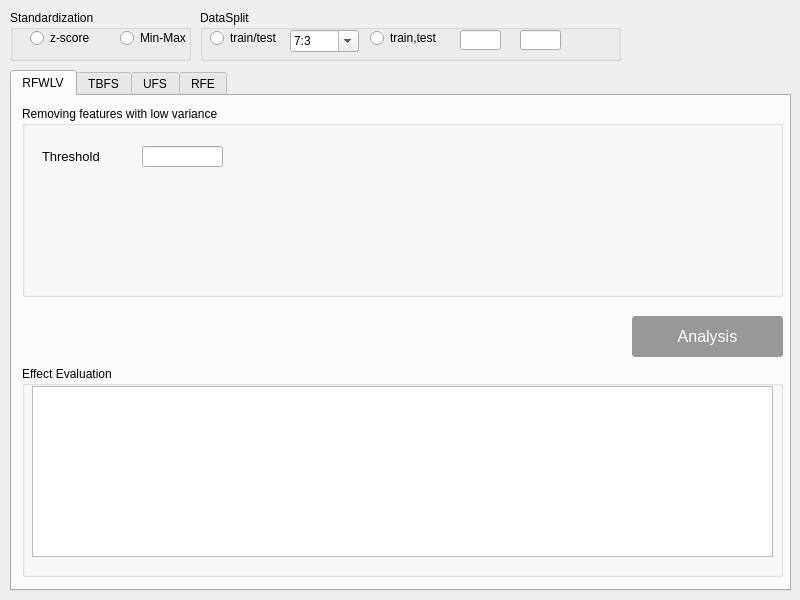
<?xml version="1.0" encoding="UTF-8"?>
<ui version="4.0">
 <class>Dialog</class>
 <widget class="QDialog" name="Dialog">
  <property name="geometry">
   <rect>
    <x>0</x>
    <y>0</y>
    <width>800</width>
    <height>600</height>
   </rect>
  </property>
  <property name="minimumSize">
   <size>
    <width>800</width>
    <height>600</height>
   </size>
  </property>
  <property name="maximumSize">
   <size>
    <width>800</width>
    <height>600</height>
   </size>
  </property>
  <property name="windowTitle">
   <string>DT Classifier</string>
  </property>
  <widget class="QGroupBox" name="groupBox_3">
   <property name="geometry">
    <rect>
     <x>10</x>
     <y>10</y>
     <width>181</width>
     <height>51</height>
    </rect>
   </property>
   <property name="title">
    <string>Standardization</string>
   </property>
   <widget class="QRadioButton" name="s_radio_2">
    <property name="geometry">
     <rect>
      <x>110</x>
      <y>20</y>
      <width>71</width>
      <height>16</height>
     </rect>
    </property>
    <property name="text">
     <string>Min-Max</string>
    </property>
   </widget>
   <widget class="QRadioButton" name="s_radio_1">
    <property name="geometry">
     <rect>
      <x>20</x>
      <y>20</y>
      <width>89</width>
      <height>16</height>
     </rect>
    </property>
    <property name="text">
     <string>z-score</string>
    </property>
   </widget>
  </widget>
  <widget class="QGroupBox" name="groupBox_4">
   <property name="geometry">
    <rect>
     <x>200</x>
     <y>10</y>
     <width>421</width>
     <height>51</height>
    </rect>
   </property>
   <property name="title">
    <string>DataSplit</string>
   </property>
   <widget class="QRadioButton" name="d_radio_2">
    <property name="geometry">
     <rect>
      <x>170</x>
      <y>20</y>
      <width>81</width>
      <height>16</height>
     </rect>
    </property>
    <property name="text">
     <string>train,test</string>
    </property>
   </widget>
   <widget class="QRadioButton" name="d_radio_1">
    <property name="geometry">
     <rect>
      <x>10</x>
      <y>20</y>
      <width>89</width>
      <height>16</height>
     </rect>
    </property>
    <property name="text">
     <string>train/test</string>
    </property>
   </widget>
   <widget class="QLineEdit" name="train">
    <property name="geometry">
     <rect>
      <x>260</x>
      <y>20</y>
      <width>41</width>
      <height>20</height>
     </rect>
    </property>
   </widget>
   <widget class="QLineEdit" name="test">
    <property name="geometry">
     <rect>
      <x>320</x>
      <y>20</y>
      <width>41</width>
      <height>20</height>
     </rect>
    </property>
   </widget>
   <widget class="QComboBox" name="tt_box">
    <property name="geometry">
     <rect>
      <x>90</x>
      <y>20</y>
      <width>69</width>
      <height>22</height>
     </rect>
    </property>
    <property name="styleSheet">
     <string notr="true">QPushButton { background-color:rgb(152, 152, 152); border-radius: 3px; color: rgb(255, 255, 255); } QPushButton:hover { background-color:rgb(91, 91, 136)}</string>
    </property>
    <property name="editable">
     <bool>true</bool>
    </property>
    <item>
     <property name="text">
      <string>7:3</string>
     </property>
    </item>
    <item>
     <property name="text">
      <string>9:1</string>
     </property>
    </item>
    <item>
     <property name="text">
      <string>8:2</string>
     </property>
    </item>
    <item>
     <property name="text">
      <string>6:4</string>
     </property>
    </item>
    <item>
     <property name="text">
      <string>5:5</string>
     </property>
    </item>
   </widget>
  </widget>
  <widget class="QTabWidget" name="tabWidget">
   <property name="geometry">
    <rect>
     <x>10</x>
     <y>70</y>
     <width>781</width>
     <height>521</height>
    </rect>
   </property>
   <property name="currentIndex">
    <number>0</number>
   </property>
   <widget class="QWidget" name="tab">
    <attribute name="title">
     <string>RFWLV</string>
    </attribute>
    <widget class="QGroupBox" name="groupBox_5">
     <property name="geometry">
      <rect>
       <x>10</x>
       <y>10</y>
       <width>761</width>
       <height>191</height>
      </rect>
     </property>
     <property name="title">
      <string>Removing features with low variance </string>
     </property>
     <widget class="QLineEdit" name="th_edit">
      <property name="geometry">
       <rect>
        <x>120</x>
        <y>40</y>
        <width>81</width>
        <height>21</height>
       </rect>
      </property>
     </widget>
     <widget class="QLabel" name="label_15">
      <property name="geometry">
       <rect>
        <x>20</x>
        <y>40</y>
        <width>71</width>
        <height>21</height>
       </rect>
      </property>
      <property name="font">
       <font>
        <pointsize>10</pointsize>
       </font>
      </property>
      <property name="text">
       <string>Threshold</string>
      </property>
     </widget>
    </widget>
    <widget class="QGroupBox" name="groupBox">
     <property name="geometry">
      <rect>
       <x>10</x>
       <y>270</y>
       <width>761</width>
       <height>211</height>
      </rect>
     </property>
     <property name="title">
      <string>Effect Evaluation</string>
     </property>
     <widget class="QTableWidget" name="rfwlv_dtable">
      <property name="geometry">
       <rect>
        <x>10</x>
        <y>20</y>
        <width>741</width>
        <height>171</height>
       </rect>
      </property>
     </widget>
    </widget>
    <widget class="QPushButton" name="rfwlv_action">
     <property name="geometry">
      <rect>
       <x>620</x>
       <y>220</y>
       <width>151</width>
       <height>41</height>
      </rect>
     </property>
     <property name="font">
      <font>
       <pointsize>12</pointsize>
      </font>
     </property>
     <property name="styleSheet">
      <string notr="true">QPushButton { background-color:rgb(152, 152, 152); border-radius: 3px; color: rgb(255, 255, 255); } QPushButton:hover { background-color:rgb(91, 91, 136)}</string>
     </property>
     <property name="text">
      <string>Analysis</string>
     </property>
    </widget>
   </widget>
   <widget class="QWidget" name="tab_2">
    <attribute name="title">
     <string>TBFS</string>
    </attribute>
    <widget class="QGroupBox" name="groupBox_2">
     <property name="geometry">
      <rect>
       <x>10</x>
       <y>270</y>
       <width>761</width>
       <height>211</height>
      </rect>
     </property>
     <property name="title">
      <string>Effect Evaluation</string>
     </property>
     <widget class="QTableWidget" name="dtable01_2">
      <property name="geometry">
       <rect>
        <x>10</x>
        <y>20</y>
        <width>741</width>
        <height>171</height>
       </rect>
      </property>
     </widget>
    </widget>
    <widget class="QPushButton" name="svm_action_2">
     <property name="geometry">
      <rect>
       <x>620</x>
       <y>220</y>
       <width>151</width>
       <height>41</height>
      </rect>
     </property>
     <property name="font">
      <font>
       <pointsize>12</pointsize>
      </font>
     </property>
     <property name="styleSheet">
      <string notr="true">QPushButton { background-color:rgb(152, 152, 152); border-radius: 3px; color: rgb(255, 255, 255); } QPushButton:hover { background-color:rgb(91, 91, 136)}</string>
     </property>
     <property name="text">
      <string>Analysis</string>
     </property>
    </widget>
    <widget class="QGroupBox" name="groupBox_13">
     <property name="geometry">
      <rect>
       <x>10</x>
       <y>10</y>
       <width>751</width>
       <height>181</height>
      </rect>
     </property>
     <property name="title">
      <string>Tree-based feature selection</string>
     </property>
     <widget class="QLabel" name="label_4">
      <property name="geometry">
       <rect>
        <x>450</x>
        <y>20</y>
        <width>131</width>
        <height>21</height>
       </rect>
      </property>
      <property name="font">
       <font>
        <pointsize>10</pointsize>
       </font>
      </property>
      <property name="text">
       <string>min_samples_split</string>
      </property>
     </widget>
     <widget class="QLabel" name="label_5">
      <property name="geometry">
       <rect>
        <x>450</x>
        <y>80</y>
        <width>121</width>
        <height>21</height>
       </rect>
      </property>
      <property name="font">
       <font>
        <pointsize>10</pointsize>
       </font>
      </property>
      <property name="text">
       <string>min_samples_leaf</string>
      </property>
     </widget>
     <widget class="QLabel" name="label_6">
      <property name="geometry">
       <rect>
        <x>10</x>
        <y>110</y>
        <width>91</width>
        <height>21</height>
       </rect>
      </property>
      <property name="font">
       <font>
        <pointsize>10</pointsize>
       </font>
      </property>
      <property name="text">
       <string>random_state</string>
      </property>
     </widget>
     <widget class="QLineEdit" name="rs_edit">
      <property name="geometry">
       <rect>
        <x>110</x>
        <y>110</y>
        <width>81</width>
        <height>21</height>
       </rect>
      </property>
     </widget>
     <widget class="QLineEdit" name="md_edit">
      <property name="geometry">
       <rect>
        <x>110</x>
        <y>80</y>
        <width>81</width>
        <height>21</height>
       </rect>
      </property>
     </widget>
     <widget class="QLabel" name="label">
      <property name="geometry">
       <rect>
        <x>10</x>
        <y>140</y>
        <width>91</width>
        <height>16</height>
       </rect>
      </property>
      <property name="font">
       <font>
        <pointsize>10</pointsize>
       </font>
      </property>
      <property name="text">
       <string>max_features</string>
      </property>
     </widget>
     <widget class="QComboBox" name="bo_box">
      <property name="geometry">
       <rect>
        <x>320</x>
        <y>140</y>
        <width>81</width>
        <height>22</height>
       </rect>
      </property>
      <property name="styleSheet">
       <string notr="true">QPushButton { background-color:rgb(152, 152, 152); border-radius: 3px; color: rgb(255, 255, 255); } QPushButton:hover { background-color:rgb(91, 91, 136)}</string>
      </property>
      <property name="editable">
       <bool>true</bool>
      </property>
      <item>
       <property name="text">
        <string>False</string>
       </property>
      </item>
      <item>
       <property name="text">
        <string>True</string>
       </property>
      </item>
     </widget>
     <widget class="QLabel" name="label_7">
      <property name="geometry">
       <rect>
        <x>10</x>
        <y>80</y>
        <width>71</width>
        <height>21</height>
       </rect>
      </property>
      <property name="font">
       <font>
        <pointsize>10</pointsize>
       </font>
      </property>
      <property name="text">
       <string>max_depth</string>
      </property>
     </widget>
     <widget class="QLabel" name="label_8">
      <property name="geometry">
       <rect>
        <x>450</x>
        <y>50</y>
        <width>181</width>
        <height>21</height>
       </rect>
      </property>
      <property name="font">
       <font>
        <pointsize>10</pointsize>
       </font>
      </property>
      <property name="text">
       <string>min_weight_fraction_leaf</string>
      </property>
     </widget>
     <widget class="QLabel" name="label_9">
      <property name="geometry">
       <rect>
        <x>450</x>
        <y>110</y>
        <width>111</width>
        <height>21</height>
       </rect>
      </property>
      <property name="font">
       <font>
        <pointsize>10</pointsize>
       </font>
      </property>
      <property name="text">
       <string>max_leaf_nodes</string>
      </property>
     </widget>
     <widget class="QLabel" name="label_10">
      <property name="geometry">
       <rect>
        <x>450</x>
        <y>140</y>
        <width>91</width>
        <height>16</height>
       </rect>
      </property>
      <property name="font">
       <font>
        <pointsize>10</pointsize>
       </font>
      </property>
      <property name="text">
       <string>class_weight</string>
      </property>
     </widget>
     <widget class="QLabel" name="label_11">
      <property name="geometry">
       <rect>
        <x>10</x>
        <y>20</y>
        <width>91</width>
        <height>21</height>
       </rect>
      </property>
      <property name="font">
       <font>
        <pointsize>10</pointsize>
       </font>
      </property>
      <property name="text">
       <string>n_estimators</string>
      </property>
     </widget>
     <widget class="QLabel" name="label_12">
      <property name="geometry">
       <rect>
        <x>10</x>
        <y>50</y>
        <width>71</width>
        <height>21</height>
       </rect>
      </property>
      <property name="font">
       <font>
        <pointsize>10</pointsize>
       </font>
      </property>
      <property name="text">
       <string>criterion</string>
      </property>
     </widget>
     <widget class="QComboBox" name="cr_box">
      <property name="geometry">
       <rect>
        <x>110</x>
        <y>50</y>
        <width>81</width>
        <height>22</height>
       </rect>
      </property>
      <property name="styleSheet">
       <string notr="true">QPushButton { background-color:rgb(152, 152, 152); border-radius: 3px; color: rgb(255, 255, 255); } QPushButton:hover { background-color:rgb(91, 91, 136)}</string>
      </property>
      <property name="editable">
       <bool>true</bool>
      </property>
      <item>
       <property name="text">
        <string>gini</string>
       </property>
      </item>
      <item>
       <property name="text">
        <string>entropy</string>
       </property>
      </item>
     </widget>
     <widget class="QLabel" name="label_13">
      <property name="geometry">
       <rect>
        <x>230</x>
        <y>140</y>
        <width>71</width>
        <height>21</height>
       </rect>
      </property>
      <property name="font">
       <font>
        <pointsize>10</pointsize>
       </font>
      </property>
      <property name="text">
       <string>bootstrap</string>
      </property>
     </widget>
     <widget class="QLineEdit" name="mln_edit">
      <property name="geometry">
       <rect>
        <x>640</x>
        <y>110</y>
        <width>81</width>
        <height>21</height>
       </rect>
      </property>
     </widget>
     <widget class="QLineEdit" name="mss_edit">
      <property name="geometry">
       <rect>
        <x>640</x>
        <y>20</y>
        <width>81</width>
        <height>21</height>
       </rect>
      </property>
     </widget>
     <widget class="QLineEdit" name="mwfl_edit">
      <property name="geometry">
       <rect>
        <x>640</x>
        <y>50</y>
        <width>81</width>
        <height>21</height>
       </rect>
      </property>
     </widget>
     <widget class="QComboBox" name="mf_box">
      <property name="geometry">
       <rect>
        <x>110</x>
        <y>140</y>
        <width>81</width>
        <height>21</height>
       </rect>
      </property>
      <property name="styleSheet">
       <string notr="true">QPushButton { background-color:rgb(152, 152, 152); border-radius: 3px; color: rgb(255, 255, 255); } QPushButton:hover { background-color:rgb(91, 91, 136)}</string>
      </property>
      <property name="editable">
       <bool>true</bool>
      </property>
      <item>
       <property name="text">
        <string>None</string>
       </property>
      </item>
      <item>
       <property name="text">
        <string>auto</string>
       </property>
      </item>
      <item>
       <property name="text">
        <string>sqrt</string>
       </property>
      </item>
      <item>
       <property name="text">
        <string>log2</string>
       </property>
      </item>
     </widget>
     <widget class="QLineEdit" name="msl_edit">
      <property name="geometry">
       <rect>
        <x>640</x>
        <y>80</y>
        <width>81</width>
        <height>21</height>
       </rect>
      </property>
     </widget>
     <widget class="QLabel" name="label_14">
      <property name="geometry">
       <rect>
        <x>230</x>
        <y>20</y>
        <width>71</width>
        <height>21</height>
       </rect>
      </property>
      <property name="font">
       <font>
        <pointsize>10</pointsize>
       </font>
      </property>
      <property name="text">
       <string>n_jobs</string>
      </property>
     </widget>
     <widget class="QLineEdit" name="nj_edit">
      <property name="geometry">
       <rect>
        <x>320</x>
        <y>20</y>
        <width>81</width>
        <height>21</height>
       </rect>
      </property>
     </widget>
     <widget class="QLabel" name="label_16">
      <property name="geometry">
       <rect>
        <x>230</x>
        <y>50</y>
        <width>71</width>
        <height>21</height>
       </rect>
      </property>
      <property name="font">
       <font>
        <pointsize>10</pointsize>
       </font>
      </property>
      <property name="text">
       <string>oob_score</string>
      </property>
     </widget>
     <widget class="QLabel" name="label_17">
      <property name="geometry">
       <rect>
        <x>230</x>
        <y>80</y>
        <width>71</width>
        <height>21</height>
       </rect>
      </property>
      <property name="font">
       <font>
        <pointsize>10</pointsize>
       </font>
      </property>
      <property name="text">
       <string>verbose</string>
      </property>
     </widget>
     <widget class="QLineEdit" name="ve_edit">
      <property name="geometry">
       <rect>
        <x>320</x>
        <y>80</y>
        <width>81</width>
        <height>21</height>
       </rect>
      </property>
     </widget>
     <widget class="QLabel" name="label_18">
      <property name="geometry">
       <rect>
        <x>230</x>
        <y>110</y>
        <width>71</width>
        <height>21</height>
       </rect>
      </property>
      <property name="font">
       <font>
        <pointsize>10</pointsize>
       </font>
      </property>
      <property name="text">
       <string>warm_start</string>
      </property>
     </widget>
     <widget class="QComboBox" name="cw_box">
      <property name="geometry">
       <rect>
        <x>640</x>
        <y>140</y>
        <width>81</width>
        <height>22</height>
       </rect>
      </property>
      <property name="styleSheet">
       <string notr="true">QPushButton { background-color:rgb(152, 152, 152); border-radius: 3px; color: rgb(255, 255, 255); } QPushButton:hover { background-color:rgb(91, 91, 136)}</string>
      </property>
      <property name="editable">
       <bool>true</bool>
      </property>
      <item>
       <property name="text">
        <string>None</string>
       </property>
      </item>
      <item>
       <property name="text">
        <string>balanced</string>
       </property>
      </item>
     </widget>
     <widget class="QLineEdit" name="ne_edit">
      <property name="geometry">
       <rect>
        <x>110</x>
        <y>20</y>
        <width>81</width>
        <height>21</height>
       </rect>
      </property>
     </widget>
     <widget class="QComboBox" name="os_box">
      <property name="geometry">
       <rect>
        <x>320</x>
        <y>50</y>
        <width>81</width>
        <height>22</height>
       </rect>
      </property>
      <property name="styleSheet">
       <string notr="true">QPushButton { background-color:rgb(152, 152, 152); border-radius: 3px; color: rgb(255, 255, 255); } QPushButton:hover { background-color:rgb(91, 91, 136)}</string>
      </property>
      <property name="editable">
       <bool>true</bool>
      </property>
      <item>
       <property name="text">
        <string>False</string>
       </property>
      </item>
      <item>
       <property name="text">
        <string>True</string>
       </property>
      </item>
     </widget>
     <widget class="QComboBox" name="ws_box">
      <property name="geometry">
       <rect>
        <x>320</x>
        <y>110</y>
        <width>81</width>
        <height>22</height>
       </rect>
      </property>
      <property name="styleSheet">
       <string notr="true">QPushButton { background-color:rgb(152, 152, 152); border-radius: 3px; color: rgb(255, 255, 255); } QPushButton:hover { background-color:rgb(91, 91, 136)}</string>
      </property>
      <property name="editable">
       <bool>true</bool>
      </property>
      <item>
       <property name="text">
        <string>False</string>
       </property>
      </item>
      <item>
       <property name="text">
        <string>True</string>
       </property>
      </item>
     </widget>
    </widget>
   </widget>
   <widget class="QWidget" name="tab_3">
    <attribute name="title">
     <string>UFS</string>
    </attribute>
    <widget class="QGroupBox" name="groupBox_7">
     <property name="geometry">
      <rect>
       <x>10</x>
       <y>10</y>
       <width>761</width>
       <height>201</height>
      </rect>
     </property>
     <property name="title">
      <string>Univariate feature selection</string>
     </property>
     <widget class="QLabel" name="label_2">
      <property name="geometry">
       <rect>
        <x>30</x>
        <y>80</y>
        <width>31</width>
        <height>31</height>
       </rect>
      </property>
      <property name="font">
       <font>
        <pointsize>11</pointsize>
       </font>
      </property>
      <property name="text">
       <string>K</string>
      </property>
     </widget>
     <widget class="QLineEdit" name="kedit">
      <property name="geometry">
       <rect>
        <x>90</x>
        <y>80</y>
        <width>113</width>
        <height>31</height>
       </rect>
      </property>
     </widget>
     <widget class="QLabel" name="label_3">
      <property name="geometry">
       <rect>
        <x>13</x>
        <y>30</y>
        <width>71</width>
        <height>31</height>
       </rect>
      </property>
      <property name="font">
       <font>
        <pointsize>11</pointsize>
       </font>
      </property>
      <property name="text">
       <string> Species</string>
      </property>
     </widget>
     <widget class="QComboBox" name="sp_box">
      <property name="geometry">
       <rect>
        <x>90</x>
        <y>31</y>
        <width>191</width>
        <height>31</height>
       </rect>
      </property>
      <property name="styleSheet">
       <string notr="true">QPushButton { background-color:rgb(152, 152, 152); border-radius: 3px; color: rgb(255, 255, 255); } QPushButton:hover { background-color:rgb(91, 91, 136)}</string>
      </property>
      <property name="editable">
       <bool>true</bool>
      </property>
      <item>
       <property name="text">
        <string>SelectKBest</string>
       </property>
      </item>
      <item>
       <property name="text">
        <string>SelectPercentile</string>
       </property>
      </item>
      <item>
       <property name="text">
        <string>GenericUnivariateSelect</string>
       </property>
      </item>
     </widget>
     <widget class="QLabel" name="label_19">
      <property name="geometry">
       <rect>
        <x>30</x>
        <y>145</y>
        <width>51</width>
        <height>21</height>
       </rect>
      </property>
      <property name="font">
       <font>
        <pointsize>11</pointsize>
       </font>
      </property>
      <property name="text">
       <string>param</string>
      </property>
     </widget>
     <widget class="QLineEdit" name="pedit">
      <property name="geometry">
       <rect>
        <x>90</x>
        <y>140</y>
        <width>113</width>
        <height>31</height>
       </rect>
      </property>
     </widget>
     <widget class="QLabel" name="label_20">
      <property name="geometry">
       <rect>
        <x>240</x>
        <y>145</y>
        <width>31</width>
        <height>21</height>
       </rect>
      </property>
      <property name="font">
       <font>
        <pointsize>11</pointsize>
       </font>
      </property>
      <property name="text">
       <string>mode</string>
      </property>
     </widget>
     <widget class="QComboBox" name="mo_box">
      <property name="geometry">
       <rect>
        <x>280</x>
        <y>140</y>
        <width>111</width>
        <height>31</height>
       </rect>
      </property>
      <property name="styleSheet">
       <string notr="true">QPushButton { background-color:rgb(152, 152, 152); border-radius: 3px; color: rgb(255, 255, 255); } QPushButton:hover { background-color:rgb(91, 91, 136)}</string>
      </property>
      <property name="editable">
       <bool>true</bool>
      </property>
      <item>
       <property name="text">
        <string>percentile</string>
       </property>
      </item>
      <item>
       <property name="text">
        <string>k_best</string>
       </property>
      </item>
      <item>
       <property name="text">
        <string>fpr</string>
       </property>
      </item>
      <item>
       <property name="text">
        <string>fdr</string>
       </property>
      </item>
      <item>
       <property name="text">
        <string>fwe</string>
       </property>
      </item>
     </widget>
    </widget>
    <widget class="QGroupBox" name="groupBox_6">
     <property name="geometry">
      <rect>
       <x>10</x>
       <y>270</y>
       <width>761</width>
       <height>211</height>
      </rect>
     </property>
     <property name="title">
      <string>Effect Evaluation</string>
     </property>
     <widget class="QTableWidget" name="ufs_dtable">
      <property name="geometry">
       <rect>
        <x>10</x>
        <y>20</y>
        <width>741</width>
        <height>171</height>
       </rect>
      </property>
     </widget>
    </widget>
    <widget class="QPushButton" name="ufs_action">
     <property name="geometry">
      <rect>
       <x>620</x>
       <y>220</y>
       <width>151</width>
       <height>41</height>
      </rect>
     </property>
     <property name="font">
      <font>
       <pointsize>12</pointsize>
      </font>
     </property>
     <property name="styleSheet">
      <string notr="true">QPushButton { background-color:rgb(152, 152, 152); border-radius: 3px; color: rgb(255, 255, 255); } QPushButton:hover { background-color:rgb(91, 91, 136)}</string>
     </property>
     <property name="text">
      <string>Analysis</string>
     </property>
    </widget>
   </widget>
   <widget class="QWidget" name="tab_5">
    <attribute name="title">
     <string>RFE</string>
    </attribute>
    <widget class="QGroupBox" name="groupBox_8">
     <property name="geometry">
      <rect>
       <x>10</x>
       <y>20</y>
       <width>761</width>
       <height>191</height>
      </rect>
     </property>
     <property name="title">
      <string>Recursive feature elimination</string>
     </property>
     <widget class="QLabel" name="label_21">
      <property name="geometry">
       <rect>
        <x>40</x>
        <y>70</y>
        <width>31</width>
        <height>31</height>
       </rect>
      </property>
      <property name="font">
       <font>
        <pointsize>11</pointsize>
       </font>
      </property>
      <property name="text">
       <string>step</string>
      </property>
     </widget>
     <widget class="QLineEdit" name="stepedit">
      <property name="geometry">
       <rect>
        <x>100</x>
        <y>70</y>
        <width>113</width>
        <height>31</height>
       </rect>
      </property>
     </widget>
     <widget class="QLabel" name="label_22">
      <property name="geometry">
       <rect>
        <x>40</x>
        <y>120</y>
        <width>31</width>
        <height>31</height>
       </rect>
      </property>
      <property name="font">
       <font>
        <pointsize>11</pointsize>
       </font>
      </property>
      <property name="text">
       <string>cv</string>
      </property>
     </widget>
     <widget class="QLineEdit" name="cvedit">
      <property name="geometry">
       <rect>
        <x>100</x>
        <y>120</y>
        <width>113</width>
        <height>31</height>
       </rect>
      </property>
     </widget>
    </widget>
    <widget class="QGroupBox" name="groupBox_12">
     <property name="geometry">
      <rect>
       <x>10</x>
       <y>270</y>
       <width>761</width>
       <height>211</height>
      </rect>
     </property>
     <property name="title">
      <string>Effect Evaluation</string>
     </property>
     <widget class="QTableWidget" name="rfe_dtable">
      <property name="geometry">
       <rect>
        <x>10</x>
        <y>20</y>
        <width>741</width>
        <height>171</height>
       </rect>
      </property>
     </widget>
    </widget>
    <widget class="QPushButton" name="rfe_action">
     <property name="geometry">
      <rect>
       <x>620</x>
       <y>220</y>
       <width>151</width>
       <height>41</height>
      </rect>
     </property>
     <property name="font">
      <font>
       <pointsize>12</pointsize>
      </font>
     </property>
     <property name="styleSheet">
      <string notr="true">QPushButton { background-color:rgb(152, 152, 152); border-radius: 3px; color: rgb(255, 255, 255); } QPushButton:hover { background-color:rgb(91, 91, 136)}</string>
     </property>
     <property name="text">
      <string>Analysis</string>
     </property>
    </widget>
   </widget>
  </widget>
 </widget>
 <resources/>
 <connections/>
</ui>
